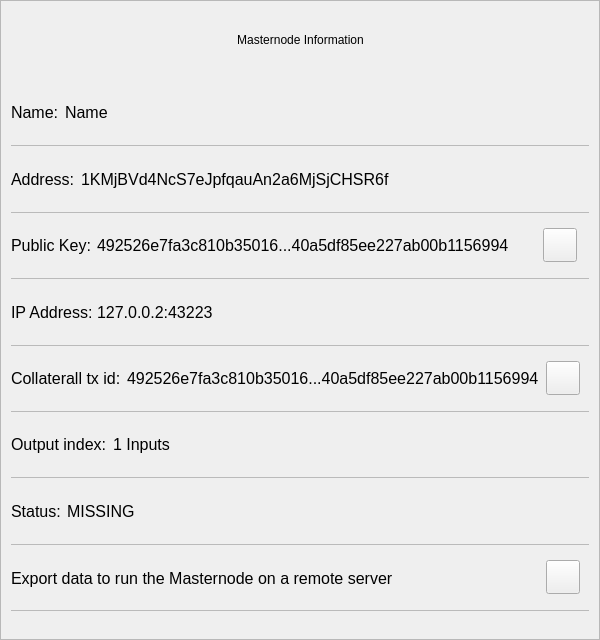
<?xml version="1.0" encoding="UTF-8"?>
<ui version="4.0">
 <class>MnInfoDialog</class>
 <widget class="QWidget" name="MnInfoDialog">
  <property name="geometry">
   <rect>
    <x>0</x>
    <y>0</y>
    <width>600</width>
    <height>640</height>
   </rect>
  </property>
  <property name="minimumSize">
   <size>
    <width>570</width>
    <height>530</height>
   </size>
  </property>
  <property name="maximumSize">
   <size>
    <width>600</width>
    <height>640</height>
   </size>
  </property>
  <property name="windowTitle">
   <string>Form</string>
  </property>
  <property name="styleSheet">
   <string notr="true"/>
  </property>
  <layout class="QVBoxLayout" name="verticalLayout_3">
   <property name="spacing">
    <number>0</number>
   </property>
   <property name="leftMargin">
    <number>0</number>
   </property>
   <property name="topMargin">
    <number>0</number>
   </property>
   <property name="rightMargin">
    <number>0</number>
   </property>
   <property name="bottomMargin">
    <number>0</number>
   </property>
   <item>
    <widget class="QFrame" name="frame">
     <property name="styleSheet">
      <string notr="true"/>
     </property>
     <property name="frameShape">
      <enum>QFrame::StyledPanel</enum>
     </property>
     <property name="frameShadow">
      <enum>QFrame::Raised</enum>
     </property>
     <layout class="QVBoxLayout" name="verticalLayout">
      <property name="leftMargin">
       <number>0</number>
      </property>
      <property name="rightMargin">
       <number>0</number>
      </property>
      <item>
       <layout class="QHBoxLayout" name="horizontalLayout_3">
        <property name="spacing">
         <number>0</number>
        </property>
        <property name="leftMargin">
         <number>20</number>
        </property>
        <property name="topMargin">
         <number>10</number>
        </property>
        <property name="rightMargin">
         <number>20</number>
        </property>
        <item>
         <spacer name="horizontalSpacer_2">
          <property name="orientation">
           <enum>Qt::Horizontal</enum>
          </property>
          <property name="sizeHint" stdset="0">
           <size>
            <width>40</width>
            <height>20</height>
           </size>
          </property>
         </spacer>
        </item>
        <item>
         <widget class="QLabel" name="labelTitle">
          <property name="minimumSize">
           <size>
            <width>0</width>
            <height>40</height>
           </size>
          </property>
          <property name="maximumSize">
           <size>
            <width>16777215</width>
            <height>40</height>
           </size>
          </property>
          <property name="styleSheet">
           <string notr="true">padding-left:24px;</string>
          </property>
          <property name="text">
           <string>Masternode Information</string>
          </property>
          <property name="alignment">
           <set>Qt::AlignCenter</set>
          </property>
          <property name="margin">
           <number>7</number>
          </property>
         </widget>
        </item>
        <item>
         <spacer name="horizontalSpacer">
          <property name="orientation">
           <enum>Qt::Horizontal</enum>
          </property>
          <property name="sizeHint" stdset="0">
           <size>
            <width>40</width>
            <height>20</height>
           </size>
          </property>
         </spacer>
        </item>
        <item>
         <widget class="QPushButton" name="btnEsc">
          <property name="minimumSize">
           <size>
            <width>24</width>
            <height>24</height>
           </size>
          </property>
          <property name="maximumSize">
           <size>
            <width>24</width>
            <height>24</height>
           </size>
          </property>
          <property name="styleSheet">
           <string notr="true">border:none;</string>
          </property>
          <property name="text">
           <string/>
          </property>
         </widget>
        </item>
       </layout>
      </item>
      <item>
       <spacer name="verticalSpacer">
        <property name="orientation">
         <enum>Qt::Vertical</enum>
        </property>
        <property name="sizeType">
         <enum>QSizePolicy::Fixed</enum>
        </property>
        <property name="sizeHint" stdset="0">
         <size>
          <width>20</width>
          <height>10</height>
         </size>
        </property>
       </spacer>
      </item>
      <item>
       <widget class="QWidget" name="layoutScroll" native="true">
        <property name="minimumSize">
         <size>
          <width>0</width>
          <height>0</height>
         </size>
        </property>
        <layout class="QVBoxLayout" name="verticalLayout_4">
         <property name="leftMargin">
          <number>0</number>
         </property>
         <property name="topMargin">
          <number>0</number>
         </property>
         <property name="rightMargin">
          <number>0</number>
         </property>
         <item>
          <widget class="QScrollArea" name="scrollArea">
           <property name="styleSheet">
            <string notr="true">#scrollArea {
background:transparent;
}</string>
           </property>
           <property name="horizontalScrollBarPolicy">
            <enum>Qt::ScrollBarAlwaysOff</enum>
           </property>
           <property name="sizeAdjustPolicy">
            <enum>QAbstractScrollArea::AdjustIgnored</enum>
           </property>
           <property name="widgetResizable">
            <bool>true</bool>
           </property>
           <property name="alignment">
            <set>Qt::AlignLeading|Qt::AlignLeft|Qt::AlignTop</set>
           </property>
           <widget class="QWidget" name="scrollAreaWidgetContents">
            <property name="geometry">
             <rect>
              <x>0</x>
              <y>0</y>
              <width>607</width>
              <height>536</height>
             </rect>
            </property>
            <property name="autoFillBackground">
             <bool>false</bool>
            </property>
            <property name="styleSheet">
             <string notr="true">#scrollAreaWidgetContents {
background:transparent;
}</string>
            </property>
            <layout class="QVBoxLayout" name="verticalLayout_7">
             <property name="spacing">
              <number>0</number>
             </property>
             <property name="sizeConstraint">
              <enum>QLayout::SetDefaultConstraint</enum>
             </property>
             <property name="leftMargin">
              <number>0</number>
             </property>
             <property name="topMargin">
              <number>0</number>
             </property>
             <property name="rightMargin">
              <number>0</number>
             </property>
             <property name="bottomMargin">
              <number>0</number>
             </property>
             <item>
              <widget class="QWidget" name="content" native="true">
               <layout class="QVBoxLayout" name="verticalLayout_2">
                <item>
                 <widget class="QWidget" name="contentName" native="true">
                  <layout class="QHBoxLayout" name="horizontalLayout_12" stretch="0,1">
                   <property name="leftMargin">
                    <number>0</number>
                   </property>
                   <item>
                    <widget class="QLabel" name="labelName">
                     <property name="maximumSize">
                      <size>
                       <width>16777215</width>
                       <height>16777215</height>
                      </size>
                     </property>
                     <property name="font">
                      <font>
                       <pointsize>12</pointsize>
                      </font>
                     </property>
                     <property name="text">
                      <string>Name:</string>
                     </property>
                    </widget>
                   </item>
                   <item>
                    <widget class="QLabel" name="textName">
                     <property name="font">
                      <font>
                       <pointsize>12</pointsize>
                      </font>
                     </property>
                     <property name="text">
                      <string>Name</string>
                     </property>
                    </widget>
                   </item>
                  </layout>
                 </widget>
                </item>
                <item>
                 <widget class="QLabel" name="labelDivider2">
                  <property name="maximumSize">
                   <size>
                    <width>16777215</width>
                    <height>1</height>
                   </size>
                  </property>
                  <property name="styleSheet">
                   <string notr="true">background-color:#bababa;</string>
                  </property>
                  <property name="text">
                   <string/>
                  </property>
                 </widget>
                </item>
                <item>
                 <widget class="QWidget" name="contentAddress" native="true">
                  <layout class="QHBoxLayout" name="horizontalLayout_5" stretch="0,2">
                   <property name="leftMargin">
                    <number>0</number>
                   </property>
                   <property name="rightMargin">
                    <number>12</number>
                   </property>
                   <item>
                    <widget class="QLabel" name="labelAddress">
                     <property name="sizePolicy">
                      <sizepolicy hsizetype="Minimum" vsizetype="Minimum">
                       <horstretch>0</horstretch>
                       <verstretch>0</verstretch>
                      </sizepolicy>
                     </property>
                     <property name="maximumSize">
                      <size>
                       <width>16777215</width>
                       <height>16777215</height>
                      </size>
                     </property>
                     <property name="font">
                      <font>
                       <pointsize>12</pointsize>
                      </font>
                     </property>
                     <property name="text">
                      <string>Address:</string>
                     </property>
                    </widget>
                   </item>
                   <item>
                    <widget class="QLabel" name="textAddress">
                     <property name="sizePolicy">
                      <sizepolicy hsizetype="Expanding" vsizetype="Preferred">
                       <horstretch>0</horstretch>
                       <verstretch>0</verstretch>
                      </sizepolicy>
                     </property>
                     <property name="font">
                      <font>
                       <pointsize>12</pointsize>
                      </font>
                     </property>
                     <property name="text">
                      <string>1KMjBVd4NcS7eJpfqauAn2a6MjSjCHSR6f</string>
                     </property>
                    </widget>
                   </item>
                  </layout>
                 </widget>
                </item>
                <item>
                 <widget class="QLabel" name="labelDivider1">
                  <property name="maximumSize">
                   <size>
                    <width>16777215</width>
                    <height>1</height>
                   </size>
                  </property>
                  <property name="styleSheet">
                   <string notr="true">background-color:#bababa;</string>
                  </property>
                  <property name="text">
                   <string/>
                  </property>
                 </widget>
                </item>
                <item>
                 <widget class="QWidget" name="contentPubKey" native="true">
                  <layout class="QHBoxLayout" name="horizontalLayout_2" stretch="0,2,0">
                   <property name="leftMargin">
                    <number>0</number>
                   </property>
                   <property name="rightMargin">
                    <number>12</number>
                   </property>
                   <item>
                    <widget class="QLabel" name="labelPubKey">
                     <property name="sizePolicy">
                      <sizepolicy hsizetype="Minimum" vsizetype="Minimum">
                       <horstretch>0</horstretch>
                       <verstretch>0</verstretch>
                      </sizepolicy>
                     </property>
                     <property name="maximumSize">
                      <size>
                       <width>16777215</width>
                       <height>16777215</height>
                      </size>
                     </property>
                     <property name="font">
                      <font>
                       <pointsize>12</pointsize>
                      </font>
                     </property>
                     <property name="text">
                      <string>Public Key:</string>
                     </property>
                    </widget>
                   </item>
                   <item>
                    <widget class="QLabel" name="textPubKey">
                     <property name="sizePolicy">
                      <sizepolicy hsizetype="Expanding" vsizetype="Preferred">
                       <horstretch>0</horstretch>
                       <verstretch>0</verstretch>
                      </sizepolicy>
                     </property>
                     <property name="font">
                      <font>
                       <pointsize>12</pointsize>
                      </font>
                     </property>
                     <property name="text">
                      <string>492526e7fa3c810b35016...40a5df85ee227ab00b1156994</string>
                     </property>
                    </widget>
                   </item>
                   <item>
                    <widget class="QPushButton" name="pushCopyKey">
                     <property name="minimumSize">
                      <size>
                       <width>34</width>
                       <height>34</height>
                      </size>
                     </property>
                     <property name="maximumSize">
                      <size>
                       <width>34</width>
                       <height>34</height>
                      </size>
                     </property>
                     <property name="focusPolicy">
                      <enum>Qt::NoFocus</enum>
                     </property>
                     <property name="text">
                      <string/>
                     </property>
                     <property name="iconSize">
                      <size>
                       <width>24</width>
                       <height>24</height>
                      </size>
                     </property>
                    </widget>
                   </item>
                  </layout>
                 </widget>
                </item>
                <item>
                 <widget class="QLabel" name="labelDivider3">
                  <property name="maximumSize">
                   <size>
                    <width>16777215</width>
                    <height>1</height>
                   </size>
                  </property>
                  <property name="styleSheet">
                   <string notr="true">background-color:#bababa;</string>
                  </property>
                  <property name="text">
                   <string/>
                  </property>
                 </widget>
                </item>
                <item>
                 <widget class="QWidget" name="contentIP" native="true">
                  <layout class="QHBoxLayout" name="horizontalLayout_11" stretch="0,0">
                   <property name="spacing">
                    <number>0</number>
                   </property>
                   <property name="leftMargin">
                    <number>0</number>
                   </property>
                   <property name="rightMargin">
                    <number>12</number>
                   </property>
                   <item>
                    <widget class="QLabel" name="labelIP">
                     <property name="sizePolicy">
                      <sizepolicy hsizetype="Minimum" vsizetype="Minimum">
                       <horstretch>0</horstretch>
                       <verstretch>0</verstretch>
                      </sizepolicy>
                     </property>
                     <property name="maximumSize">
                      <size>
                       <width>16777215</width>
                       <height>16777215</height>
                      </size>
                     </property>
                     <property name="font">
                      <font>
                       <pointsize>12</pointsize>
                      </font>
                     </property>
                     <property name="text">
                      <string>IP Address: </string>
                     </property>
                    </widget>
                   </item>
                   <item>
                    <widget class="QLabel" name="textIP">
                     <property name="sizePolicy">
                      <sizepolicy hsizetype="Expanding" vsizetype="Preferred">
                       <horstretch>0</horstretch>
                       <verstretch>0</verstretch>
                      </sizepolicy>
                     </property>
                     <property name="font">
                      <font>
                       <pointsize>12</pointsize>
                      </font>
                     </property>
                     <property name="text">
                      <string>127.0.0.2:43223</string>
                     </property>
                    </widget>
                   </item>
                  </layout>
                 </widget>
                </item>
                <item>
                 <widget class="QLabel" name="labelDivider4">
                  <property name="maximumSize">
                   <size>
                    <width>16777215</width>
                    <height>1</height>
                   </size>
                  </property>
                  <property name="styleSheet">
                   <string notr="true">background-color:#bababa;</string>
                  </property>
                  <property name="text">
                   <string/>
                  </property>
                 </widget>
                </item>
                <item>
                 <widget class="QWidget" name="contentTxId" native="true">
                  <layout class="QHBoxLayout" name="horizontalLayout_4" stretch="0,1,0">
                   <property name="leftMargin">
                    <number>0</number>
                   </property>
                   <item>
                    <widget class="QLabel" name="labelTxId">
                     <property name="maximumSize">
                      <size>
                       <width>16777215</width>
                       <height>16777215</height>
                      </size>
                     </property>
                     <property name="font">
                      <font>
                       <pointsize>12</pointsize>
                      </font>
                     </property>
                     <property name="text">
                      <string>Collaterall tx id:</string>
                     </property>
                    </widget>
                   </item>
                   <item>
                    <widget class="QLabel" name="textTxId">
                     <property name="font">
                      <font>
                       <pointsize>12</pointsize>
                      </font>
                     </property>
                     <property name="text">
                      <string>492526e7fa3c810b35016...40a5df85ee227ab00b1156994</string>
                     </property>
                    </widget>
                   </item>
                   <item>
                    <widget class="QPushButton" name="pushCopyId">
                     <property name="minimumSize">
                      <size>
                       <width>34</width>
                       <height>34</height>
                      </size>
                     </property>
                     <property name="maximumSize">
                      <size>
                       <width>34</width>
                       <height>34</height>
                      </size>
                     </property>
                     <property name="focusPolicy">
                      <enum>Qt::NoFocus</enum>
                     </property>
                     <property name="text">
                      <string/>
                     </property>
                    </widget>
                   </item>
                  </layout>
                 </widget>
                </item>
                <item>
                 <widget class="QLabel" name="labelDivider5">
                  <property name="maximumSize">
                   <size>
                    <width>16777215</width>
                    <height>1</height>
                   </size>
                  </property>
                  <property name="styleSheet">
                   <string notr="true">background-color:#bababa;</string>
                  </property>
                  <property name="text">
                   <string/>
                  </property>
                 </widget>
                </item>
                <item>
                 <widget class="QWidget" name="contentOutIndex" native="true">
                  <layout class="QHBoxLayout" name="horizontalLayout" stretch="0,2">
                   <property name="leftMargin">
                    <number>0</number>
                   </property>
                   <property name="rightMargin">
                    <number>12</number>
                   </property>
                   <item>
                    <widget class="QLabel" name="labelOutIndex">
                     <property name="sizePolicy">
                      <sizepolicy hsizetype="Minimum" vsizetype="Preferred">
                       <horstretch>0</horstretch>
                       <verstretch>0</verstretch>
                      </sizepolicy>
                     </property>
                     <property name="maximumSize">
                      <size>
                       <width>16777215</width>
                       <height>16777215</height>
                      </size>
                     </property>
                     <property name="font">
                      <font>
                       <pointsize>12</pointsize>
                      </font>
                     </property>
                     <property name="text">
                      <string>Output index:</string>
                     </property>
                    </widget>
                   </item>
                   <item>
                    <widget class="QLabel" name="textOutIndex">
                     <property name="font">
                      <font>
                       <pointsize>12</pointsize>
                      </font>
                     </property>
                     <property name="text">
                      <string>1 Inputs</string>
                     </property>
                    </widget>
                   </item>
                  </layout>
                 </widget>
                </item>
                <item>
                 <widget class="QLabel" name="labelDivider6">
                  <property name="maximumSize">
                   <size>
                    <width>16777215</width>
                    <height>1</height>
                   </size>
                  </property>
                  <property name="styleSheet">
                   <string notr="true">background-color:#bababa;</string>
                  </property>
                  <property name="text">
                   <string/>
                  </property>
                 </widget>
                </item>
                <item>
                 <widget class="QWidget" name="contentStatus" native="true">
                  <layout class="QHBoxLayout" name="horizontalLayout_7" stretch="0,1">
                   <property name="leftMargin">
                    <number>0</number>
                   </property>
                   <item>
                    <widget class="QLabel" name="labelStatus">
                     <property name="maximumSize">
                      <size>
                       <width>16777215</width>
                       <height>16777215</height>
                      </size>
                     </property>
                     <property name="font">
                      <font>
                       <pointsize>12</pointsize>
                      </font>
                     </property>
                     <property name="text">
                      <string>Status:</string>
                     </property>
                    </widget>
                   </item>
                   <item>
                    <widget class="QLabel" name="textStatus">
                     <property name="font">
                      <font>
                       <pointsize>12</pointsize>
                      </font>
                     </property>
                     <property name="text">
                      <string>MISSING</string>
                     </property>
                    </widget>
                   </item>
                  </layout>
                 </widget>
                </item>
                <item>
                 <widget class="QLabel" name="labelDivider7">
                  <property name="maximumSize">
                   <size>
                    <width>16777215</width>
                    <height>1</height>
                   </size>
                  </property>
                  <property name="styleSheet">
                   <string notr="true">background-color:#bababa;</string>
                  </property>
                  <property name="text">
                   <string/>
                  </property>
                 </widget>
                </item>
                <item>
                 <widget class="QWidget" name="contentExport" native="true">
                  <layout class="QHBoxLayout" name="horizontalLayout_8" stretch="3,0">
                   <property name="leftMargin">
                    <number>0</number>
                   </property>
                   <item>
                    <widget class="QLabel" name="textExport">
                     <property name="sizePolicy">
                      <sizepolicy hsizetype="Preferred" vsizetype="Preferred">
                       <horstretch>0</horstretch>
                       <verstretch>0</verstretch>
                      </sizepolicy>
                     </property>
                     <property name="font">
                      <font>
                       <pointsize>12</pointsize>
                      </font>
                     </property>
                     <property name="styleSheet">
                      <string notr="true">padding-top:1px;</string>
                     </property>
                     <property name="lineWidth">
                      <number>0</number>
                     </property>
                     <property name="text">
                      <string>Export data to run the Masternode on a remote server</string>
                     </property>
                     <property name="wordWrap">
                      <bool>true</bool>
                     </property>
                     <property name="indent">
                      <number>0</number>
                     </property>
                    </widget>
                   </item>
                   <item>
                    <widget class="QPushButton" name="pushExport">
                     <property name="minimumSize">
                      <size>
                       <width>34</width>
                       <height>34</height>
                      </size>
                     </property>
                     <property name="maximumSize">
                      <size>
                       <width>34</width>
                       <height>34</height>
                      </size>
                     </property>
                     <property name="focusPolicy">
                      <enum>Qt::NoFocus</enum>
                     </property>
                     <property name="text">
                      <string/>
                     </property>
                    </widget>
                   </item>
                  </layout>
                 </widget>
                </item>
                <item>
                 <widget class="QLabel" name="labelDivider8">
                  <property name="maximumSize">
                   <size>
                    <width>16777215</width>
                    <height>1</height>
                   </size>
                  </property>
                  <property name="styleSheet">
                   <string notr="true">background-color:#bababa;</string>
                  </property>
                  <property name="text">
                   <string/>
                  </property>
                 </widget>
                </item>
               </layout>
              </widget>
             </item>
            </layout>
           </widget>
          </widget>
         </item>
        </layout>
       </widget>
      </item>
     </layout>
    </widget>
   </item>
  </layout>
 </widget>
 <resources/>
 <connections/>
</ui>
